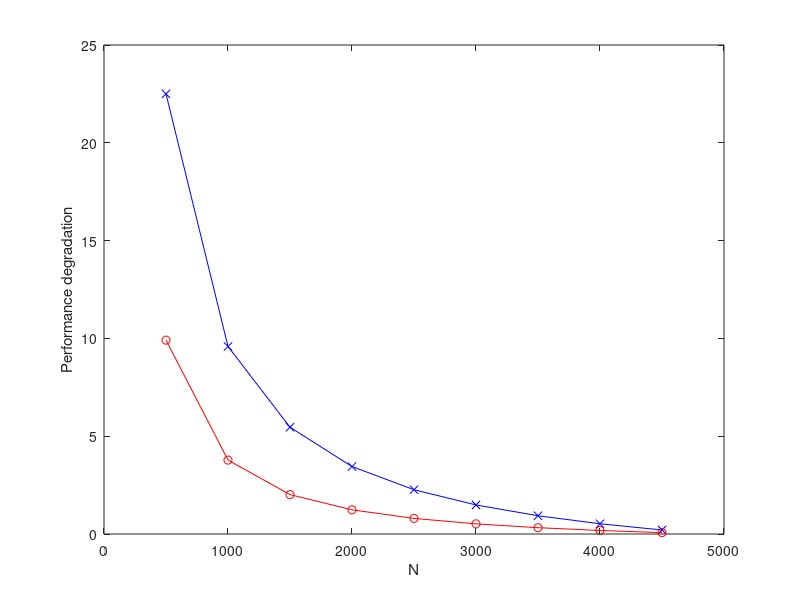
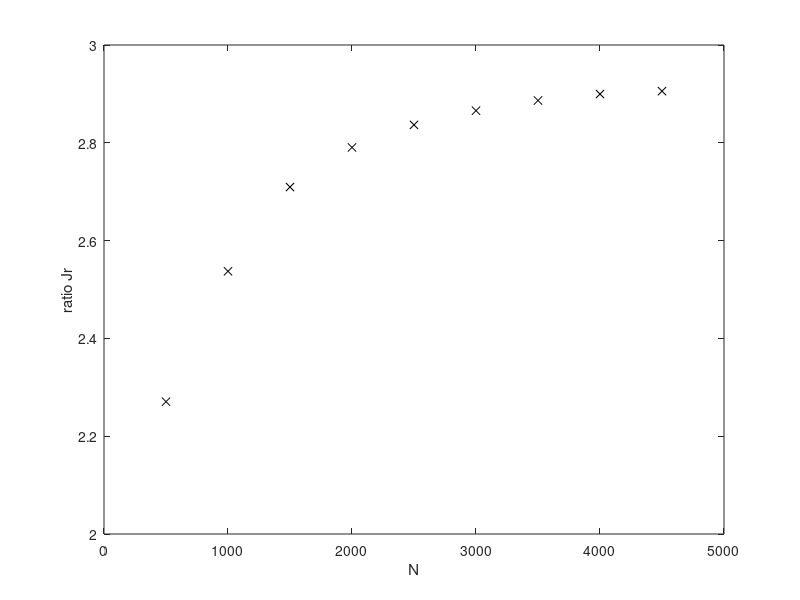

These figures' MATLAB source, in order:
%Figure comparing Jr with white noise with the optimal signal (M=10) for different N
%*************

N=500:500:4500;

Jrwn=[22.5036,9.5878,5.4586,3.4483,2.2639,1.4847,0.9335,0.5234,0.2063];

Jropt=[9.9108,3.7788,2.0146,1.2357,0.7981,0.5181,0.3234,0.1805,0.0710];

figure(1)
plot(N,Jrwn,'bx',N,Jropt,'ro',N,Jrwn,'b',N,Jropt,'r')
xlabel('N')
ylabel('Performance degradation')
axis([0,5000,0,25])

figure(2)
plot(N,Jrwn./Jropt,'kx')
axis([0,5000,2,3])
xlabel('N')
ylabel('ratio Jr')